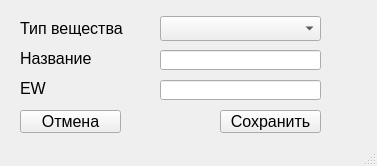
<?xml version="1.0" encoding="UTF-8"?>
<ui version="4.0">
 <class>Add_material</class>
 <widget class="QMainWindow" name="Add_material">
  <property name="geometry">
   <rect>
    <x>0</x>
    <y>0</y>
    <width>377</width>
    <height>166</height>
   </rect>
  </property>
  <property name="font">
   <font>
    <pointsize>12</pointsize>
   </font>
  </property>
  <property name="windowTitle">
   <string>Добавить сырьё</string>
  </property>
  <widget class="QWidget" name="centralwidget">
   <widget class="QLabel" name="label">
    <property name="geometry">
     <rect>
      <x>20</x>
      <y>50</y>
      <width>81</width>
      <height>16</height>
     </rect>
    </property>
    <property name="font">
     <font>
      <pointsize>12</pointsize>
     </font>
    </property>
    <property name="text">
     <string>Название</string>
    </property>
   </widget>
   <widget class="QLineEdit" name="name_lineEdit">
    <property name="geometry">
     <rect>
      <x>160</x>
      <y>50</y>
      <width>161</width>
      <height>20</height>
     </rect>
    </property>
   </widget>
   <widget class="QLabel" name="label_2">
    <property name="geometry">
     <rect>
      <x>20</x>
      <y>20</y>
      <width>111</width>
      <height>16</height>
     </rect>
    </property>
    <property name="font">
     <font>
      <pointsize>12</pointsize>
     </font>
    </property>
    <property name="text">
     <string>Тип вещества</string>
    </property>
   </widget>
   <widget class="QComboBox" name="type_comboBox">
    <property name="geometry">
     <rect>
      <x>160</x>
      <y>16</y>
      <width>161</width>
      <height>25</height>
     </rect>
    </property>
   </widget>
   <widget class="QLineEdit" name="ew_lineEdit">
    <property name="geometry">
     <rect>
      <x>160</x>
      <y>80</y>
      <width>161</width>
      <height>20</height>
     </rect>
    </property>
   </widget>
   <widget class="QLabel" name="label_3">
    <property name="geometry">
     <rect>
      <x>20</x>
      <y>80</y>
      <width>81</width>
      <height>16</height>
     </rect>
    </property>
    <property name="font">
     <font>
      <pointsize>12</pointsize>
     </font>
    </property>
    <property name="text">
     <string>EW</string>
    </property>
   </widget>
   <widget class="QPushButton" name="save_but">
    <property name="geometry">
     <rect>
      <x>220</x>
      <y>110</y>
      <width>101</width>
      <height>23</height>
     </rect>
    </property>
    <property name="text">
     <string>Сохранить</string>
    </property>
   </widget>
   <widget class="QPushButton" name="cancel_but">
    <property name="geometry">
     <rect>
      <x>20</x>
      <y>110</y>
      <width>101</width>
      <height>23</height>
     </rect>
    </property>
    <property name="text">
     <string>Отмена</string>
    </property>
   </widget>
  </widget>
  <widget class="QStatusBar" name="statusbar"/>
 </widget>
 <resources/>
 <connections/>
</ui>
